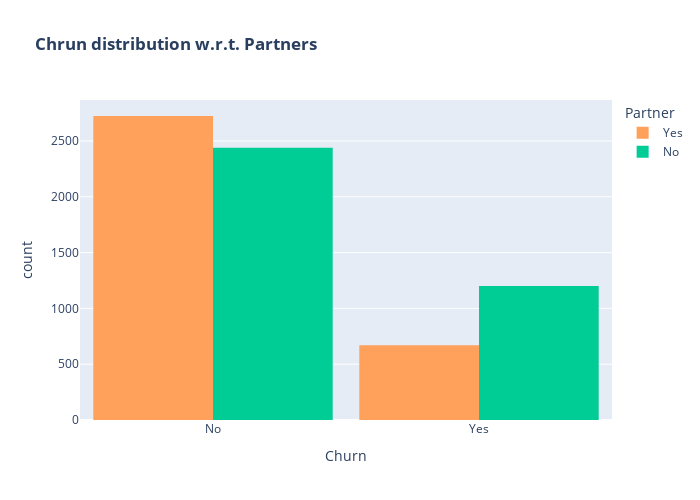

The notebook cell saved with this chart:
### Markdown cell above
Customers without dependents are more likely to churn

### Code cell
color_map = {"Yes": '#FFA15A', "No": '#00CC96'}
fig = px.histogram(df, x="Churn", color="Partner", barmode="group", title="<b>Chrun distribution w.r.t. Partners</b>", color_discrete_map=color_map)
fig.update_layout(width=700, height=500, bargap=0.1)
fig.show()

### Figure 1 — Plotly figure (JSON) as saved in the notebook; plotly's stock layout.template omitted (floating-point values rounded to 4 significant figures; data arrays with more than 128 entries replaced by an {"elided": "..."} marker saying what was removed)
{"data": [{"alignmentgroup": "True", "bingroup": "x", "hovertemplate": "Partner=Yes<br>Churn=%{x}<br>count=%{y}<extra></extra>", "legendgroup": "Yes", "marker": {"color": "#FFA15A", "pattern": {"shape": ""}}, "name": "Yes", "offsetgroup": "Yes", "orientation": "v", "showlegend": true, "type": "histogram", "x": {"elided": "3393 str values"}, "xaxis": "x", "yaxis": "y"}, {"alignmentgroup": "True", "bingroup": "x", "hovertemplate": "Partner=No<br>Churn=%{x}<br>count=%{y}<extra></extra>", "legendgroup": "No", "marker": {"color": "#00CC96", "pattern": {"shape": ""}}, "name": "No", "offsetgroup": "No", "orientation": "v", "showlegend": true, "type": "histogram", "x": {"elided": "3639 str values"}, "xaxis": "x", "yaxis": "y"}], "layout": {"bargap": 0.1, "barmode": "group", "height": 500, "legend": {"title": {"text": "Partner"}, "tracegroupgap": 0}, "title": {"text": "<b>Chrun distribution w.r.t. Partners</b>"}, "width": 700, "xaxis": {"anchor": "y", "domain": [0, 1], "title": {"text": "Churn"}}, "yaxis": {"anchor": "x", "domain": [0, 1], "title": {"text": "count"}}}}
